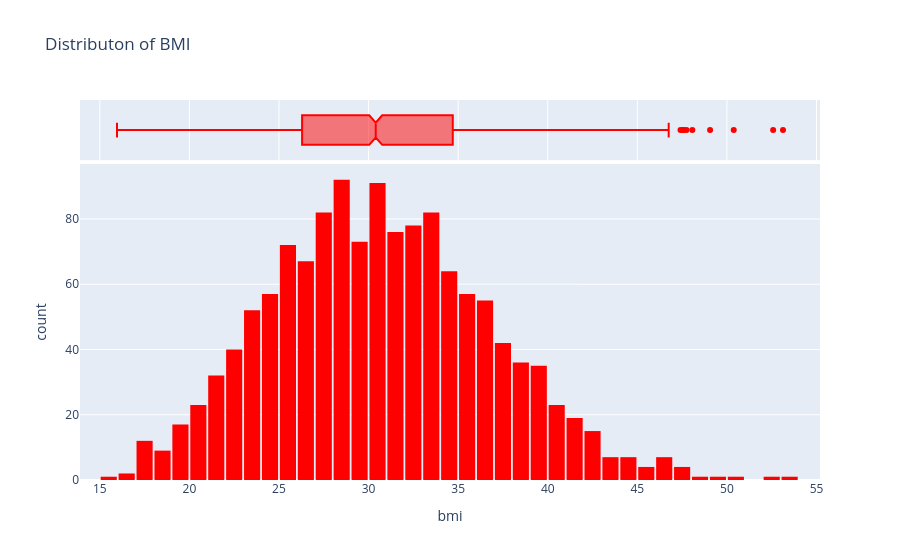

This figure's notebook cell:
### Markdown cell above
## `3.2. BMI`

### Code cell
fig = px.histogram(medical_df,x='bmi',marginal='box',color_discrete_sequence=['red'],title='Distributon of BMI')

# By add marginal='box' it will gives us a box plot alog with histogram

fig.update_layout(bargap=0.1)
fig.show()

### Figure 1 — Plotly figure (JSON) as saved in the notebook; plotly's stock layout.template omitted (floating-point values rounded to 4 significant figures; data arrays with more than 128 entries replaced by an {"elided": "..."} marker saying what was removed)
{"data": [{"bingroup": "x", "hovertemplate": "bmi=%{x}<br>count=%{y}<extra></extra>", "legendgroup": "", "marker": {"color": "red", "pattern": {"shape": ""}}, "name": "", "orientation": "v", "showlegend": false, "type": "histogram", "x": {"elided": "1338 float values"}, "xaxis": "x", "yaxis": "y"}, {"hovertemplate": "bmi=%{x}<extra></extra>", "legendgroup": "", "marker": {"color": "red"}, "name": "", "notched": true, "showlegend": false, "type": "box", "x": {"elided": "1338 float values"}, "xaxis": "x2", "yaxis": "y2"}], "layout": {"bargap": 0.1, "barmode": "relative", "legend": {"tracegroupgap": 0}, "title": {"text": "Distributon of BMI"}, "xaxis": {"anchor": "y", "domain": [0, 1], "title": {"text": "bmi"}}, "xaxis2": {"anchor": "y2", "domain": [0, 1], "matches": "x", "showgrid": true, "showticklabels": false}, "yaxis": {"anchor": "x", "domain": [0, 0.8316], "title": {"text": "count"}}, "yaxis2": {"anchor": "x2", "domain": [0.8416, 1], "matches": "y2", "showgrid": false, "showline": false, "showticklabels": false, "ticks": ""}}}
